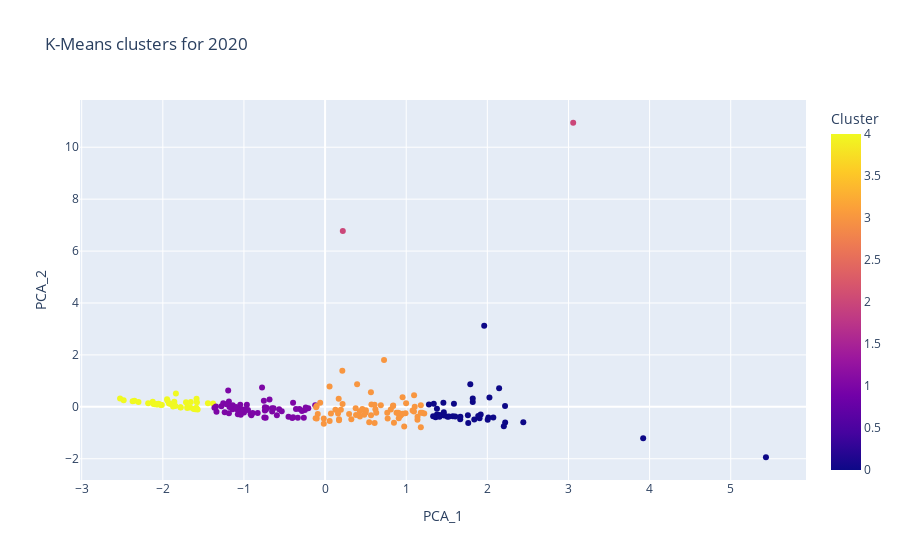

The notebook cell saved with this chart:
### Code cell
# 2. scaler -> PCA (2) -> K-Means (5)
cs.visualize_scenario_func(df_2020s, pca_components=2, clusters_num=5)

### Figure 1 — Plotly figure (JSON) as saved in the notebook; plotly's stock layout.template omitted (floating-point values rounded to 4 significant figures; data arrays with more than 128 entries replaced by an {"elided": "..."} marker saying what was removed)
{"data": [{"customdata": {"elided": "208x1 str values"}, "hovertemplate": "PCA_1=%{x}<br>PCA_2=%{y}<br>Entity=%{customdata[0]}<br>Cluster=%{marker.color}<extra></extra>", "legendgroup": "", "marker": {"color": {"elided": "208 int values"}, "coloraxis": "coloraxis", "symbol": "circle"}, "mode": "markers", "name": "", "orientation": "v", "showlegend": false, "type": "scatter", "x": {"elided": "208 float values"}, "xaxis": "x", "y": {"elided": "208 float values"}, "yaxis": "y"}], "layout": {"coloraxis": {"colorbar": {"title": {"text": "Cluster"}}, "colorscale": [[0, "#0d0887"], [0.1111, "#46039f"], [0.2222, "#7201a8"], [0.3333, "#9c179e"], [0.4444, "#bd3786"], [0.5556, "#d8576b"], [0.6667, "#ed7953"], [0.7778, "#fb9f3a"], [0.8889, "#fdca26"], [1, "#f0f921"]]}, "legend": {"tracegroupgap": 0}, "title": {"text": "K-Means clusters for 2020"}, "xaxis": {"anchor": "y", "domain": [0, 1], "title": {"text": "PCA_1"}}, "yaxis": {"anchor": "x", "domain": [0, 1], "title": {"text": "PCA_2"}}}}
